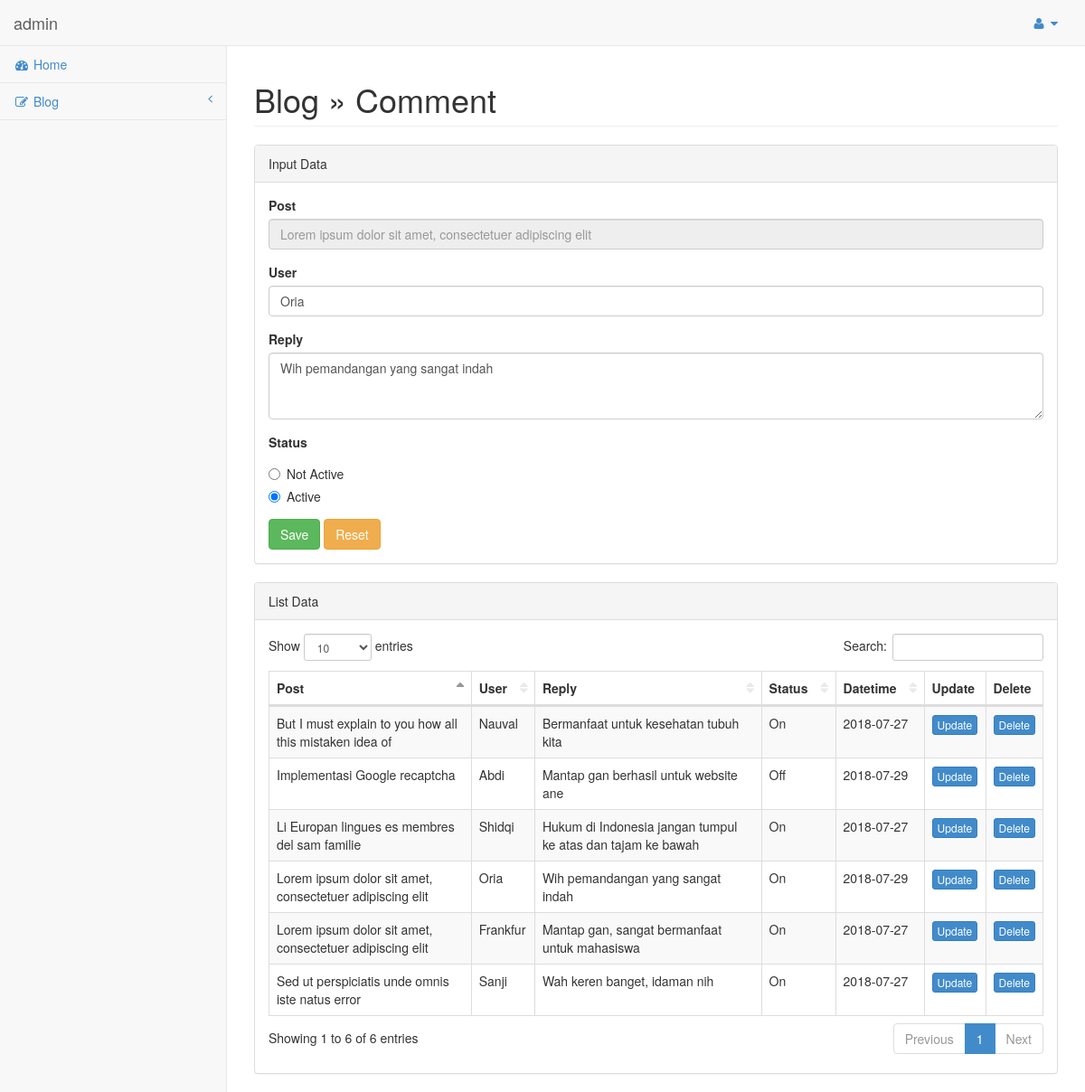
Screenshot of /admin/index.php?comment_edit=30 (signed in) with the database file from the repository.
### tables this page shows
CREATE TABLE `komentar` (
  `id_komentar` int(11) NOT NULL,
  `artikel_id` int(11) NOT NULL,
  `user` varchar(100) NOT NULL,
  `reply` text NOT NULL,
  `tanggal` date NOT NULL,
  `status` tinyint(4) NOT NULL DEFAULT '0'
);

CREATE TABLE `artikel` (
  `id_artikel` int(11) NOT NULL,
  `kategori_id` int(11) NOT NULL,
  `judul` varchar(255) NOT NULL,
  `deskripsi` text NOT NULL,
  `gambar` varchar(255) NOT NULL,
  `tanggal` date NOT NULL,
  `slug` varchar(255) NOT NULL,
  `status` tinyint(4) NOT NULL DEFAULT '1'
);

### admin/page/blog/comment.php (the view, shortened to what this page needs)
<div class="row">
    <div class="col-lg-12">
        <h1 class="page-header">Blog &raquo; Comment</h1>
    </div>
</div>
<div class="row">
    <div class="col-lg-12">
        <?php
            $post_edit = isset($_GET['comment_edit']) ? $_GET['comment_edit'] : false;
            $queryUpdate = false;
            $status = "";
            if($post_edit) {
                $id_komentar = $post_edit;
                $queryUpdate = mysqli_query($conn,"SELECT komentar.*,artikel.id_artikel,artikel.judul FROM komentar JOIN artikel ON
                                                        komentar.artikel_id = artikel.id_artikel WHERE komentar.id_komentar = $id_komentar
                                                        ORDER BY komentar.id_komentar DESC");
                $rowUpdate = mysqli_fetch_assoc($queryUpdate);
                $status = $rowUpdate['status'];
            }
         ?>
        <div class="panel panel-default">
            <div class="panel-heading">
                Input Data
            </div>
            <div class="panel-body">
                <div class="row">
                    <div class="col-lg-12">
                        <form role="form" action="<?php echo BASE_URL.'admin/page/blog/comment_update.php'; ?>" method="post">
                            <div class="form-group">
                                <label>Post</label>
                                <input class="form-control" type="text" name="post_name"
                                placeholder="<?php echo ($queryUpdate) ? $rowUpdate['judul'] : false; ?>" disabled>
                            </div>
                            <div class="form-group">
                                <label>User</label>
                                <input class="form-control" type="text" name="user" value="<?php echo ($queryUpdate) ? $rowUpdate['user'] : false; ?>" />
                            </div>
                            <div class="form-group">
                                <label>Reply</label>
                                <textarea class="form-control" rows="3" name="reply"><?php echo ($queryUpdate) ? $rowUpdate['reply'] : false; ?></textarea>
                            </div>
                            <div class="form-group">
                                <label>Status</label>
                                <div class="radio">
                                    <label>
                                        <input type="radio" value="0" name="status"
                                        <?php echo ($status == 0) ? "checked=checked" : false; ?> /> Not Active
                                    </label>
                                </div>
                                <div class="radio">
                                    <label>
                                        <input type="radio" value="1" name="status"
                                        <?php echo ($status == 1) ? "checked=checked" : false; ?> /> Active
                                    </label>
                                </div>
                            </div>
                            <button type="submit" name="submit" class="btn btn-success">Save</button>
                            <button type="reset" class="btn btn-warning">Reset</button>
                        </form>
                    </div>
                </div>
            </div>
        </div>
        <div class="panel panel-default">
            <div class="panel-heading">
                List Data
            </div>
            <div class="panel-body">
                <div class="table-responsive">
                    <table id="datatables" class="table table-striped table-bordered table-hover" id="dataTables-example">
                        <thead>
                            <tr>
                                <th>Post</th>
                                <th>User</th>
                                <th>Reply</th>
                                <th>Status</th>
                                <th>Datetime</th>
                                <th>Update</th>
                                <th>Delete</th>
                            </tr>
                        </thead>
                        <tbody>
                            <?php
                                $query = mysqli_query($conn,"SELECT komentar.*,artikel.id_artikel,artikel.judul FROM komentar JOIN artikel ON
                                                        komentar.artikel_id = artikel.id_artikel ORDER BY komentar.id_komentar DESC");
                                while($row = mysqli_fetch_assoc($query)){
                                    $status = ($row['status'] == 1) ? "On" : "Off";
                                    echo "<tr>
                                        <td>$row[judul]</td>
                                        <td>$row[user]</td>
                                        <td>$row[reply]</td>
                                        <td>$status</td>
                                        <td class='center'>$row[tanggal]</td>
                                        <td class='center'><a href='".BASE_URL."admin/index.php?comment_edit=$row[id_komentar]' class='btn btn-primary btn-xs' type='button'>Update</a></td>
                                        <td class='center'><a href='".BASE_URL."admin/page/blog/comment_delete.php?id_komentar=$row[id_komentar]' class='btn btn-primary btn-xs' type='button'>Delete</a></td>
                                        </tr>
                                    ";
                                }
                            ?>
                        </tbody>
                    </table>
                </div>
            </div>
        </div>
    </div>
</div>

### admin/css/sb-admin.css (style rules this page uses)
body { background-color: #f8f8f8; padding-top: 100px; }
@media (min-width:768px) { body { padding-top: 50px; } }
table.dataTable thead .sorting, table.dataTable thead .sorting_asc, table.dataTable thead .sorting_desc, table.dataTable thead .sorting_asc_disabled, table.dataTable thead .sorting_desc_disabled { background: transparent; }
table.dataTable thead .sorting_asc:after { content: "\f0de"; float: right; font-family: fontawesome; }
table.dataTable thead .sorting:after { content: "\f0dc"; float: right; font-family: fontawesome; color: rgba(50,50,50,.5); }

### rows the page displays
komentar: post_name "Lorem ipsum dolor sit amet, consectetuer adipiscing elit", user "Oria", reply "Wih pemandangan yang sangat indah", status "☐ Not Active", status "☑ Active", artikel.judul "Lorem ipsum dolor sit amet, consectetuer adipiscing elit", status "On", tanggal "2018-07-29"
komentar: artikel.judul "Implementasi Google recaptcha", user "Abdi", reply "Mantap gan berhasil untuk website ane", status "Off", tanggal "2018-07-29"
komentar: artikel.judul "Li Europan lingues es membres del sam familie", user "Shidqi", reply "Hukum di Indonesia jangan tumpul ke atas dan tajam ke bawah", status "On", tanggal "2018-07-27"
komentar: artikel.judul "But I must explain to you how all this mistaken idea of", user "Nauval", reply "Bermanfaat untuk kesehatan tubuh kita", status "On", tanggal "2018-07-27"
komentar: artikel.judul "Sed ut perspiciatis unde omnis iste natus error", user "Sanji", reply "Wah keren banget, idaman nih", status "On", tanggal "2018-07-27"
komentar: artikel.judul "Lorem ipsum dolor sit amet, consectetuer adipiscing elit", user "Frankfur", reply "Mantap gan, sangat bermanfaat untuk mahasiswa", status "On", tanggal "2018-07-27"

### other values shown
$username "admin"
